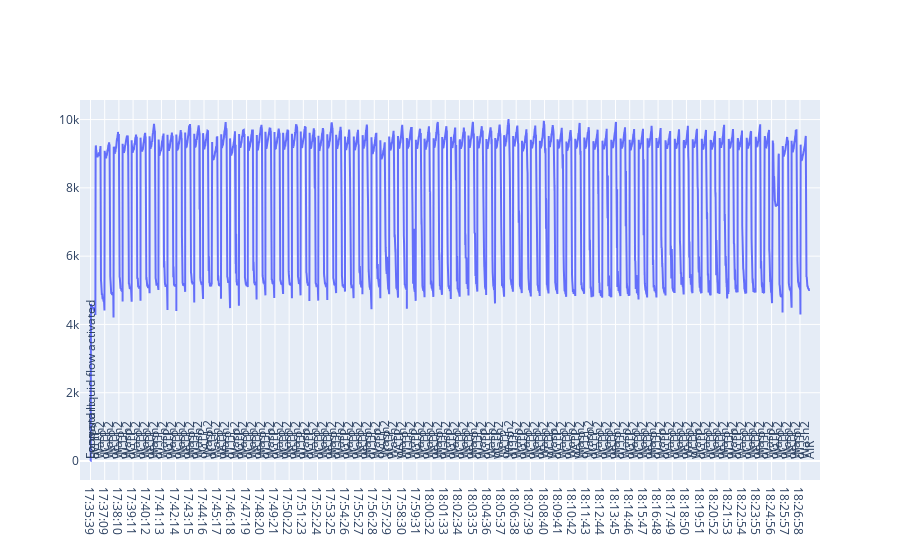

Source (notebook cell):
### Markdown cell above
17:34 снова откалибровал

ADC 1.10V

vb1 = vb2 = 1.65V

18:25 обнаружил, что давление на нуле. Накачал.

### Code cell
download('sequence.py-2020.06.20_17:35:37.log')
draw_file('sequence.py-2020.06.20_17:35:37.log')

### Figure 1 — Plotly figure (JSON) as saved in the notebook; plotly's stock layout.template omitted (floating-point values rounded to 4 significant figures; data arrays with more than 128 entries replaced by an {"elided": "..."} marker saying what was removed)
{"data": [{"type": "scatter", "x": {"elided": "9680 str values"}, "y": {"elided": "9680 mixed values"}}], "layout": {"annotations": [{"align": "center", "showarrow": false, "text": "Forward liquid flow activated", "textangle": -90, "x": "17:35:39", "yanchor": "bottom"}, {"align": "center", "showarrow": false, "text": "Loop start", "textangle": -90, "x": "17:36:09", "yanchor": "bottom"}, {"align": "center", "showarrow": false, "text": "dGTP", "textangle": -90, "x": "17:36:29", "yanchor": "bottom"}, {"align": "center", "showarrow": false, "text": "Wash2", "textangle": -90, "x": "17:36:48", "yanchor": "bottom"}, {"align": "center", "showarrow": false, "text": "dCTP", "textangle": -90, "x": "17:37:08", "yanchor": "bottom"}, {"align": "center", "showarrow": false, "text": "Wash2", "textangle": -90, "x": "17:37:27", "yanchor": "bottom"}, {"align": "center", "showarrow": false, "text": "dATP", "textangle": -90, "x": "17:37:47", "yanchor": "bottom"}, {"align": "center", "showarrow": false, "text": "Wash2", "textangle": -90, "x": "17:38:06", "yanchor": "bottom"}, {"align": "center", "showarrow": false, "text": "dTTP", "textangle": -90, "x": "17:38:26", "yanchor": "bottom"}, {"align": "center", "showarrow": false, "text": "Wash2", "textangle": -90, "x": "17:38:45", "yanchor": "bottom"}, {"align": "center", "showarrow": false, "text": "dGTP", "textangle": -90, "x": "17:39:04", "yanchor": "bottom"}, {"align": "center", "showarrow": false, "text": "Wash2", "textangle": -90, "x": "17:39:23", "yanchor": "bottom"}, {"align": "center", "showarrow": false, "text": "dCTP", "textangle": -90, "x": "17:39:43", "yanchor": "bottom"}, {"align": "center", "showarrow": false, "text": "Wash2", "textangle": -90, "x": "17:40:02", "yanchor": "bottom"}, {"align": "center", "showarrow": false, "text": "dATP", "textangle": -90, "x": "17:40:22", "yanchor": "bottom"}, {"align": "center", "showarrow": false, "text": "Wash2", "textangle": -90, "x": "17:40:41", "yanchor": "bottom"}, {"align": "center", "showarrow": false, "text": "dTTP", "textangle": -90, "x": "17:41:00", "yanchor": "bottom"}, {"align": "center", "showarrow": false, "text": "Wash2", "textangle": -90, "x": "17:41:19", "yanchor": "bottom"}, {"align": "center", "showarrow": false, "text": "dGTP", "textangle": -90, "x": "17:41:39", "yanchor": "bottom"}, {"align": "center", "showarrow": false, "text": "Wash2", "textangle": -90, "x": "17:41:58", "yanchor": "bottom"}, {"align": "center", "showarrow": false, "text": "dCTP", "textangle": -90, "x": "17:42:17", "yanchor": "bottom"}, {"align": "center", "showarrow": false, "text": "Wash2", "textangle": -90, "x": "17:42:36", "yanchor": "bottom"}, {"align": "center", "showarrow": false, "text": "dATP", "textangle": -90, "x": "17:42:55", "yanchor": "bottom"}, {"align": "center", "showarrow": false, "text": "Wash2", "textangle": -90, "x": "17:43:14", "yanchor": "bottom"}, {"align": "center", "showarrow": false, "text": "dTTP", "textangle": -90, "x": "17:43:33", "yanchor": "bottom"}, {"align": "center", "showarrow": false, "text": "Wash2", "textangle": -90, "x": "17:43:52", "yanchor": "bottom"}, {"align": "center", "showarrow": false, "text": "dGTP", "textangle": -90, "x": "17:44:12", "yanchor": "bottom"}, {"align": "center", "showarrow": false, "text": "Wash2", "textangle": -90, "x": "17:44:31", "yanchor": "bottom"}, {"align": "center", "showarrow": false, "text": "dCTP", "textangle": -90, "x": "17:44:50", "yanchor": "bottom"}, {"align": "center", "showarrow": false, "text": "Wash2", "textangle": -90, "x": "17:45:09", "yanchor": "bottom"}, {"align": "center", "showarrow": false, "text": "dATP", "textangle": -90, "x": "17:45:29", "yanchor": "bottom"}, {"align": "center", "showarrow": false, "text": "Wash2", "textangle": -90, "x": "17:45:48", "yanchor": "bottom"}, {"align": "center", "showarrow": false, "text": "dTTP", "textangle": -90, "x": "17:46:08", "yanchor": "bottom"}, {"align": "center", "showarrow": false, "text": "Wash2", "textangle": -90, "x": "17:46:27", "yanchor": "bottom"}, {"align": "center", "showarrow": false, "text": "dGTP", "textangle": -90, "x": "17:46:46", "yanchor": "bottom"}, {"align": "center", "showarrow": false, "text": "Wash2", "textangle": -90, "x": "17:47:05", "yanchor": "bottom"}, {"align": "center", "showarrow": false, "text": "dCTP", "textangle": -90, "x": "17:47:24", "yanchor": "bottom"}, {"align": "center", "showarrow": false, "text": "Wash2", "textangle": -90, "x": "17:47:43", "yanchor": "bottom"}, {"align": "center", "showarrow": false, "text": "dATP", "textangle": -90, "x": "17:48:02", "yanchor": "bottom"}, {"align": "center", "showarrow": false, "text": "Wash2", "textangle": -90, "x": "17:48:21", "yanchor": "bottom"}, {"align": "center", "showarrow": false, "text": "dTTP", "textangle": -90, "x": "17:48:40", "yanchor": "bottom"}, {"align": "center", "showarrow": false, "text": "Wash2", "textangle": -90, "x": "17:48:59", "yanchor": "bottom"}, {"align": "center", "showarrow": false, "text": "dGTP", "textangle": -90, "x": "17:49:18", "yanchor": "bottom"}, {"align": "center", "showarrow": false, "text": "Wash2", "textangle": -90, "x": "17:49:37", "yanchor": "bottom"}, {"align": "center", "showarrow": false, "text": "dCTP", "textangle": -90, "x": "17:49:56", "yanchor": "bottom"}, {"align": "center", "showarrow": false, "text": "Wash2", "textangle": -90, "x": "17:50:14", "yanchor": "bottom"}, {"align": "center", "showarrow": false, "text": "dATP", "textangle": -90, "x": "17:50:33", "yanchor": "bottom"}, {"align": "center", "showarrow": false, "text": "Wash2", "textangle": -90, "x": "17:50:52", "yanchor": "bottom"}, {"align": "center", "showarrow": false, "text": "dTTP", "textangle": -90, "x": "17:51:11", "yanchor": "bottom"}, {"align": "center", "showarrow": false, "text": "Wash2", "textangle": -90, "x": "17:51:30", "yanchor": "bottom"}, {"align": "center", "showarrow": false, "text": "dGTP", "textangle": -90, "x": "17:51:49", "yanchor": "bottom"}, {"align": "center", "showarrow": false, "text": "Wash2", "textangle": -90, "x": "17:52:08", "yanchor": "bottom"}, {"align": "center", "showarrow": false, "text": "dCTP", "textangle": -90, "x": "17:52:27", "yanchor": "bottom"}, {"align": "center", "showarrow": false, "text": "Wash2", "textangle": -90, "x": "17:52:46", "yanchor": "bottom"}, {"align": "center", "showarrow": false, "text": "dATP", "textangle": -90, "x": "17:53:06", "yanchor": "bottom"}, {"align": "center", "showarrow": false, "text": "Wash2", "textangle": -90, "x": "17:53:24", "yanchor": "bottom"}, {"align": "center", "showarrow": false, "text": "dTTP", "textangle": -90, "x": "17:53:43", "yanchor": "bottom"}, {"align": "center", "showarrow": false, "text": "Wash2", "textangle": -90, "x": "17:54:02", "yanchor": "bottom"}, {"align": "center", "showarrow": false, "text": "dGTP", "textangle": -90, "x": "17:54:21", "yanchor": "bottom"}, {"align": "center", "showarrow": false, "text": "Wash2", "textangle": -90, "x": "17:54:40", "yanchor": "bottom"}, {"align": "center", "showarrow": false, "text": "dCTP", "textangle": -90, "x": "17:54:59", "yanchor": "bottom"}, {"align": "center", "showarrow": false, "text": "Wash2", "textangle": -90, "x": "17:55:18", "yanchor": "bottom"}, {"align": "center", "showarrow": false, "text": "dATP", "textangle": -90, "x": "17:55:37", "yanchor": "bottom"}, {"align": "center", "showarrow": false, "text": "Wash2", "textangle": -90, "x": "17:55:56", "yanchor": "bottom"}, {"align": "center", "showarrow": false, "text": "dTTP", "textangle": -90, "x": "17:56:15", "yanchor": "bottom"}, {"align": "center", "showarrow": false, "text": "Wash2", "textangle": -90, "x": "17:56:34", "yanchor": "bottom"}, {"align": "center", "showarrow": false, "text": "dGTP", "textangle": -90, "x": "17:56:54", "yanchor": "bottom"}, {"align": "center", "showarrow": false, "text": "Wash2", "textangle": -90, "x": "17:57:12", "yanchor": "bottom"}, {"align": "center", "showarrow": false, "text": "dCTP", "textangle": -90, "x": "17:57:31", "yanchor": "bottom"}, {"align": "center", "showarrow": false, "text": "Wash2", "textangle": -90, "x": "17:57:50", "yanchor": "bottom"}, {"align": "center", "showarrow": false, "text": "dATP", "textangle": -90, "x": "17:58:10", "yanchor": "bottom"}, {"align": "center", "showarrow": false, "text": "Wash2", "textangle": -90, "x": "17:58:28", "yanchor": "bottom"}, {"align": "center", "showarrow": false, "text": "dTTP", "textangle": -90, "x": "17:58:48", "yanchor": "bottom"}, {"align": "center", "showarrow": false, "text": "Wash2", "textangle": -90, "x": "17:59:06", "yanchor": "bottom"}, {"align": "center", "showarrow": false, "text": "dGTP", "textangle": -90, "x": "17:59:25", "yanchor": "bottom"}, {"align": "center", "showarrow": false, "text": "Wash2", "textangle": -90, "x": "17:59:44", "yanchor": "bottom"}, {"align": "center", "showarrow": false, "text": "dCTP", "textangle": -90, "x": "18:00:03", "yanchor": "bottom"}, {"align": "center", "showarrow": false, "text": "Wash2", "textangle": -90, "x": "18:00:22", "yanchor": "bottom"}, {"align": "center", "showarrow": false, "text": "dATP", "textangle": -90, "x": "18:00:41", "yanchor": "bottom"}, {"align": "center", "showarrow": false, "text": "Wash2", "textangle": -90, "x": "18:01:00", "yanchor": "bottom"}, {"align": "center", "showarrow": false, "text": "dTTP", "textangle": -90, "x": "18:01:19", "yanchor": "bottom"}, {"align": "center", "showarrow": false, "text": "Wash2", "textangle": -90, "x": "18:01:38", "yanchor": "bottom"}, {"align": "center", "showarrow": false, "text": "dGTP", "textangle": -90, "x": "18:01:57", "yanchor": "bottom"}, {"align": "center", "showarrow": false, "text": "Wash2", "textangle": -90, "x": "18:02:16", "yanchor": "bottom"}, {"align": "center", "showarrow": false, "text": "dCTP", "textangle": -90, "x": "18:02:35", "yanchor": "bottom"}, {"align": "center", "showarrow": false, "text": "Wash2", "textangle": -90, "x": "18:02:53", "yanchor": "bottom"}, {"align": "center", "showarrow": false, "text": "dATP", "textangle": -90, "x": "18:03:12", "yanchor": "bottom"}, {"align": "center", "showarrow": false, "text": "Wash2", "textangle": -90, "x": "18:03:31", "yanchor": "bottom"}, {"align": "center", "showarrow": false, "text": "dTTP", "textangle": -90, "x": "18:03:50", "yanchor": "bottom"}, {"align": "center", "showarrow": false, "text": "Wash2", "textangle": -90, "x": "18:04:10", "yanchor": "bottom"}, {"align": "center", "showarrow": false, "text": "dGTP", "textangle": -90, "x": "18:04:29", "yanchor": "bottom"}, {"align": "center", "showarrow": false, "text": "Wash2", "textangle": -90, "x": "18:04:48", "yanchor": "bottom"}, {"align": "center", "showarrow": false, "text": "dCTP", "textangle": -90, "x": "18:05:07", "yanchor": "bottom"}, {"align": "center", "showarrow": false, "text": "Wash2", "textangle": -90, "x": "18:05:26", "yanchor": "bottom"}, {"align": "center", "showarrow": false, "text": "dATP", "textangle": -90, "x": "18:05:46", "yanchor": "bottom"}, {"align": "center", "showarrow": false, "text": "Wash2", "textangle": -90, "x": "18:06:05", "yanchor": "bottom"}, {"align": "center", "showarrow": false, "text": "dTTP", "textangle": -90, "x": "18:06:24", "yanchor": "bottom"}, {"align": "center", "showarrow": false, "text": "Wash2", "textangle": -90, "x": "18:06:43", "yanchor": "bottom"}, {"align": "center", "showarrow": false, "text": "dGTP", "textangle": -90, "x": "18:07:02", "yanchor": "bottom"}, {"align": "center", "showarrow": false, "text": "Wash2", "textangle": -90, "x": "18:07:21", "yanchor": "bottom"}, {"align": "center", "showarrow": false, "text": "dCTP", "textangle": -90, "x": "18:07:40", "yanchor": "bottom"}, {"align": "center", "showarrow": false, "text": "Wash2", "textangle": -90, "x": "18:07:59", "yanchor": "bottom"}, {"align": "center", "showarrow": false, "text": "dATP", "textangle": -90, "x": "18:08:19", "yanchor": "bottom"}, {"align": "center", "showarrow": false, "text": "Wash2", "textangle": -90, "x": "18:08:38", "yanchor": "bottom"}, {"align": "center", "showarrow": false, "text": "dTTP", "textangle": -90, "x": "18:08:57", "yanchor": "bottom"}, {"align": "center", "showarrow": false, "text": "Wash2", "textangle": -90, "x": "18:09:15", "yanchor": "bottom"}, {"align": "center", "showarrow": false, "text": "dGTP", "textangle": -90, "x": "18:09:35", "yanchor": "bottom"}, {"align": "center", "showarrow": false, "text": "Wash2", "textangle": -90, "x": "18:09:54", "yanchor": "bottom"}, {"align": "center", "showarrow": false, "text": "dCTP", "textangle": -90, "x": "18:10:13", "yanchor": "bottom"}, {"align": "center", "showarrow": false, "text": "Wash2", "textangle": -90, "x": "18:10:32", "yanchor": "bottom"}, {"align": "center", "showarrow": false, "text": "dATP", "textangle": -90, "x": "18:10:51", "yanchor": "bottom"}, {"align": "center", "showarrow": false, "text": "Wash2", "textangle": -90, "x": "18:11:10", "yanchor": "bottom"}, {"align": "center", "showarrow": false, "text": "dTTP", "textangle": -90, "x": "18:11:30", "yanchor": "bottom"}, {"align": "center", "showarrow": false, "text": "Wash2", "textangle": -90, "x": "18:11:49", "yanchor": "bottom"}, {"align": "center", "showarrow": false, "text": "dGTP", "textangle": -90, "x": "18:12:09", "yanchor": "bottom"}, {"align": "center", "showarrow": false, "text": "Wash2", "textangle": -90, "x": "18:12:28", "yanchor": "bottom"}, {"align": "center", "showarrow": false, "text": "dCTP", "textangle": -90, "x": "18:12:48", "yanchor": "bottom"}, {"align": "center", "showarrow": false, "text": "Wash2", "textangle": -90, "x": "18:13:07", "yanchor": "bottom"}, {"align": "center", "showarrow": false, "text": "dATP", "textangle": -90, "x": "18:13:26", "yanchor": "bottom"}, {"align": "center", "showarrow": false, "text": "Wash2", "textangle": -90, "x": "18:13:46", "yanchor": "bottom"}, {"align": "center", "showarrow": false, "text": "dTTP", "textangle": -90, "x": "18:14:06", "yanchor": "bottom"}, {"align": "center", "showarrow": false, "text": "Wash2", "textangle": -90, "x": "18:14:26", "yanchor": "bottom"}, {"align": "center", "showarrow": false, "text": "dGTP", "textangle": -90, "x": "18:14:45", "yanchor": "bottom"}, {"align": "center", "showarrow": false, "text": "Wash2", "textangle": -90, "x": "18:15:04", "yanchor": "bottom"}, {"align": "center", "showarrow": false, "text": "dCTP", "textangle": -90, "x": "18:15:23", "yanchor": "bottom"}, {"align": "center", "showarrow": false, "text": "Wash2", "textangle": -90, "x": "18:15:43", "yanchor": "bottom"}, {"align": "center", "showarrow": false, "text": "dATP", "textangle": -90, "x": "18:16:02", "yanchor": "bottom"}, {"align": "center", "showarrow": false, "text": "Wash2", "textangle": -90, "x": "18:16:21", "yanchor": "bottom"}, {"align": "center", "showarrow": false, "text": "dTTP", "textangle": -90, "x": "18:16:40", "yanchor": "bottom"}, {"align": "center", "showarrow": false, "text": "Wash2", "textangle": -90, "x": "18:16:59", "yanchor": "bottom"}, {"align": "center", "showarrow": false, "text": "dGTP", "textangle": -90, "x": "18:17:19", "yanchor": "bottom"}, {"align": "center", "showarrow": false, "text": "Wash2", "textangle": -90, "x": "18:17:39", "yanchor": "bottom"}, {"align": "center", "showarrow": false, "text": "dCTP", "textangle": -90, "x": "18:17:59", "yanchor": "bottom"}, {"align": "center", "showarrow": false, "text": "Wash2", "textangle": -90, "x": "18:18:18", "yanchor": "bottom"}, {"align": "center", "showarrow": false, "text": "dATP", "textangle": -90, "x": "18:18:37", "yanchor": "bottom"}, {"align": "center", "showarrow": false, "text": "Wash2", "textangle": -90, "x": "18:18:56", "yanchor": "bottom"}, {"align": "center", "showarrow": false, "text": "dTTP", "textangle": -90, "x": "18:19:16", "yanchor": "bottom"}, {"align": "center", "showarrow": false, "text": "Wash2", "textangle": -90, "x": "18:19:35", "yanchor": "bottom"}, {"align": "center", "showarrow": false, "text": "dGTP", "textangle": -90, "x": "18:19:54", "yanchor": "bottom"}, {"align": "center", "showarrow": false, "text": "Wash2", "textangle": -90, "x": "18:20:14", "yanchor": "bottom"}, {"align": "center", "showarrow": false, "text": "dCTP", "textangle": -90, "x": "18:20:33", "yanchor": "bottom"}, {"align": "center", "showarrow": false, "text": "Wash2", "textangle": -90, "x": "18:20:53", "yanchor": "bottom"}, {"align": "center", "showarrow": false, "text": "dATP", "textangle": -90, "x": "18:21:12", "yanchor": "bottom"}, {"align": "center", "showarrow": false, "text": "Wash2", "textangle": -90, "x": "18:21:31", "yanchor": "bottom"}, {"align": "center", "showarrow": false, "text": "dTTP", "textangle": -90, "x": "18:21:51", "yanchor": "bottom"}, {"align": "center", "showarrow": false, "text": "Wash2", "textangle": -90, "x": "18:22:10", "yanchor": "bottom"}, {"align": "center", "showarrow": false, "text": "dGTP", "textangle": -90, "x": "18:22:29", "yanchor": "bottom"}, {"align": "center", "showarrow": false, "text": "Wash2", "textangle": -90, "x": "18:22:49", "yanchor": "bottom"}, {"align": "center", "showarrow": false, "text": "dCTP", "textangle": -90, "x": "18:23:08", "yanchor": "bottom"}, {"align": "center", "showarrow": false, "text": "Wash2", "textangle": -90, "x": "18:23:27", "yanchor": "bottom"}, {"align": "center", "showarrow": false, "text": "dATP", "textangle": -90, "x": "18:23:47", "yanchor": "bottom"}, {"align": "center", "showarrow": false, "text": "Wash2", "textangle": -90, "x": "18:24:06", "yanchor": "bottom"}, {"align": "center", "showarrow": false, "text": "dTTP", "textangle": -90, "x": "18:24:25", "yanchor": "bottom"}, {"align": "center", "showarrow": false, "text": "Wash2", "textangle": -90, "x": "18:24:44", "yanchor": "bottom"}, {"align": "center", "showarrow": false, "text": "dGTP", "textangle": -90, "x": "18:25:04", "yanchor": "bottom"}, {"align": "center", "showarrow": false, "text": "Wash2", "textangle": -90, "x": "18:25:23", "yanchor": "bottom"}, {"align": "center", "showarrow": false, "text": "dCTP", "textangle": -90, "x": "18:25:43", "yanchor": "bottom"}, {"align": "center", "showarrow": false, "text": "Wash2", "textangle": -90, "x": "18:26:02", "yanchor": "bottom"}, {"align": "center", "showarrow": false, "text": "dATP", "textangle": -90, "x": "18:26:21", "yanchor": "bottom"}, {"align": "center", "showarrow": false, "text": "Wash2", "textangle": -90, "x": "18:26:41", "yanchor": "bottom"}, {"align": "center", "showarrow": false, "text": "dTTP", "textangle": -90, "x": "18:27:00", "yanchor": "bottom"}, {"align": "center", "showarrow": false, "text": "Wash2", "textangle": -90, "x": "18:27:19", "yanchor": "bottom"}, {"align": "center", "showarrow": false, "text": "AIR", "textangle": -90, "x": "18:27:39", "yanchor": "bottom"}]}}
